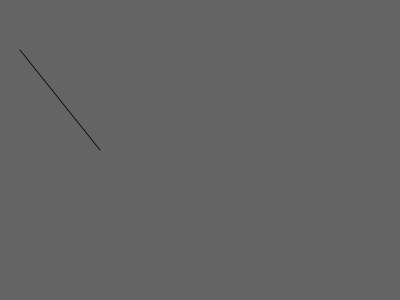
Frame 1 (no input)
Frame 60 (no input): identical to frame 1, image omitted
Frame 120 (the mouse pressed at the canvas centre since frame 60): identical to frame 1, image omitted

The p5.js sketch that drew this single still picture (run headless with seeded random() and noise() and a simulated clock; from frame 60 on, the mouse is pressed at the canvas centre):

// p5.js sketch
// ── sketch.js
function setup() {
  // put setup code here
  createCanvas(400, 300)
}

function draw() {
  // put drawing code here
  background(100)
  line(20, 50, 100, 150)
}
